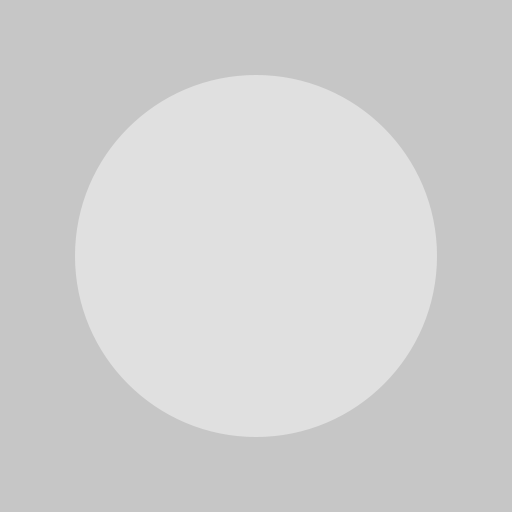
Frame 1 (no input)
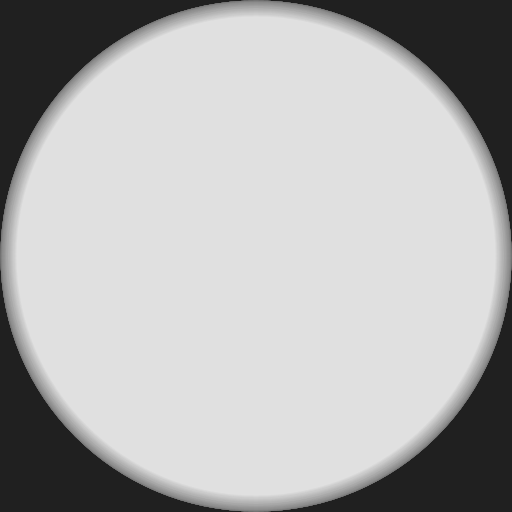
Frame 60 (the mouse pressed at the canvas centre just before this capture)
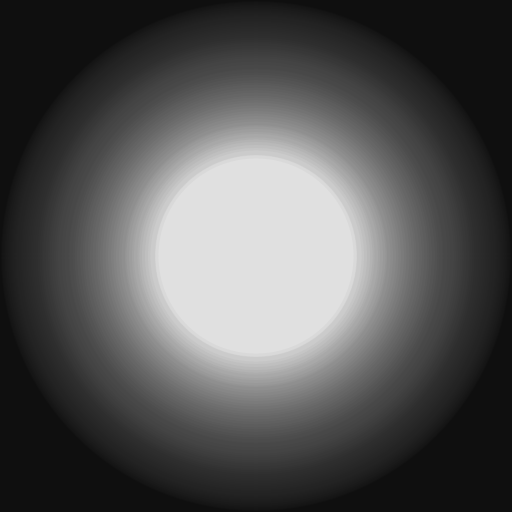
Frame 120 (the mouse held since frame 60 and released just before this capture)

The Processing sketch that drew these frames (run headless with seeded random() and noise(); from frame 60 on, the mouse is pressed at the canvas centre):

// Processing sketch: ANI2012A19_FadingBall1
// ── ANI2012A19_FadingBall1.pde
// ANI2012A19_FadingBall1.pde
// Animation d'une boule lumineuse avec mouvement oscillatoire.

// paramètres
float amplitude = 256.0f;
float period = 5000.0f;

// variables
Ball ball;

float centerX;
float centerY;

void setup()
{
  size(512, 512);

  centerX = width / 2.0f;
  centerY = height / 2.0f;

  noStroke();

  ball = new Ball(centerX, centerY, 256, color(224));
}

void draw()
{
  fade(8);

  ball.oscillation = 256 + int(oscillate(millis(), amplitude, period));

  ball.update();
  ball.render();
}

// classe de type Ball
class Ball
{
  float positionX;
  float positionY;

  float radius;

  float oscillation;

  color colorFill;

  Ball(float x, float y, float r, color c)
  {
    positionX = x;
    positionY = y;

    radius = r;

    colorFill = c;
  }

  void update()
  {
    radius = oscillation;
  }

  void render()
  {
    fill(colorFill);
    ellipse(positionX, positionY, radius, radius);
  }
}

void fade(float decay)
{
  fill(0, decay);
  rect(0, 0, width, height);
}

float oscillate(float time, float amplitude, float period)
{
  return amplitude * sin(time * 2 * PI / period);
}
